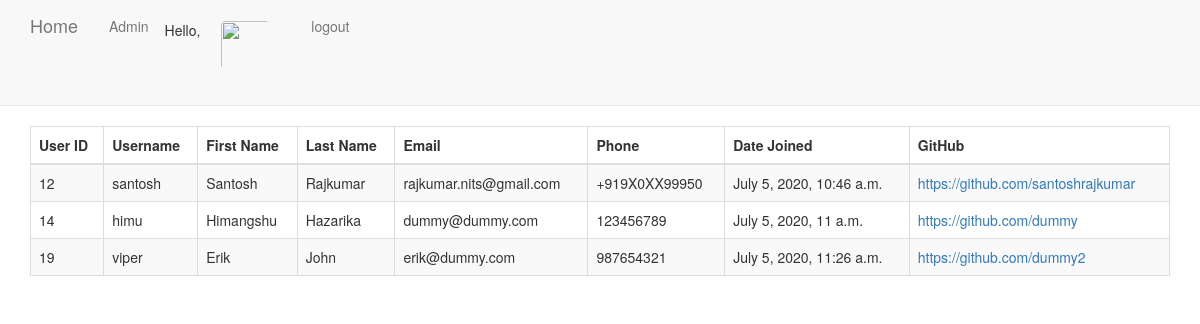
The page / (signed in) on the database its author committed.
### base/models.py (models this page shows, shortened)
class Profile(models.Model):
  user = models.OneToOneField(User, on_delete=models.CASCADE, blank=True, null=True)
  first_name = models.CharField(max_length=200, null=True)
  last_name = models.CharField(max_length=200, null=True)
  email = models.CharField(max_length=200, blank=True, null=True)
  phone = models.CharField(max_length=200, blank=True, null=True)
  date_created = models.DateTimeField(auto_now_add=True, null=True)
  profile_pic = models.ImageField(default="chow.jpeg", null=True, blank=True)
  facebook_link =  models.URLField(max_length=200, null=True, blank=True )
  github_link = models.URLField(max_length=200, null=True, blank=True)

### base/views.py (the view)
# urls.py: path('', views.index, name='index'),
@login_required(login_url = 'login')
def index(request):
  user_profiles = Profile.objects.all()
  context = {'user_profiles':user_profiles}
  return render(request, 'index.html', context)

### base/templates/index.html (shortened to what this page needs)
{% load static %}
<!DOCTYPE html>
<html lang="en">
<head>
  <link rel="stylesheet" href="https://maxcdn.bootstrapcdn.com/bootstrap/3.3.7/css/bootstrap.min.css">
  <link rel="stylesheet" href="https://use.fontawesome.com/releases/v5.6.1/css/all.css">
</head>
<body>
  <nav class="navbar navbar-default navbar-static-top">
    <div class="container">
      <ul class="nav navbar-nav">
        <li><a class="navbar-brand" href="/" id="navitem">Home</a></li>
        <li><a class="navbar" href="/admin/" id="navitem">Admin</a></li>
        <li><span class="navbar">Hello, {{request.user.profile.first_name}}</span></li>
        <li><a href="{% url 'userupdate' %}"><img class="navbar" id="navitemImg" src="{{request.user.profile.profile_pic.url}}" ></a></li>
        <li><a href="{% url 'logout' %}" class="navbar" id="navitem">logout</a></span></li>
      </ul>
    </div>
  </nav>
  <div class="container">
            <table class="table table-striped table-bordered table-hover">
              <thead>
                <tr class="table100-head">
                  <th class="column1">User ID</th>
                  <th class="column2">Username</th>
                  <th class="column2">First Name</th>
                  <th class="column3">Last Name</th>
                  <th class="column4">Email</th>
                  <th class="column5">Phone</th>
                  <th class="column6">Date Joined</th>
                  <th class="column6">GitHub</th>
                </tr>
              </thead>
              <tbody>
                {% for user in user_profiles %}
                  <tr>
                    <td class="column1">{{user.id}}</td>
                    <td class="column1">{{user.user}}</td>
                    <td class="column2">{{user.first_name}}</td>
                    <td class="column3">{{user.last_name}}</td>
                    <td class="column4">{{user.email}}</td>
                    <td class="column5">{{user.phone}}</td>
                    <td class="column6">{{user.date_created}}</td>
                    <td class="column6"><a href="{{user.github_link}}" target="blank">{{user.github_link}}</a></td>
                  </tr>
                {% endfor %}
              </tbody>
            </table>
  </div>
</body>
</html>

### base/templates/index.html (style rules this page uses)
#navitemImg { width: 50px; height: 50px; margin-top: 5px; margin-left: 5px; margin-right: 10px; border-style: solid; border-radius: 5px; }

### rows shown on the page
Profile: id "12", user "santosh", first_name "Santosh", last_name "Rajkumar", email "rajkumar.nits@gmail.com", phone "+919X0XX99950", date_created "July 5, 2020, 10:46 a.m.", github_link "https://github.com/santoshrajkumar"
Profile: id "14", user "himu", first_name "Himangshu", last_name "Hazarika", email "dummy@dummy.com", phone "123456789", date_created "July 5, 2020, 11 a.m.", github_link "https://github.com/dummy"
Profile: id "19", user "viper", first_name "Erik", last_name "John", email "erik@dummy.com", phone "987654321", date_created "July 5, 2020, 11:26 a.m.", github_link "https://github.com/dummy2"
